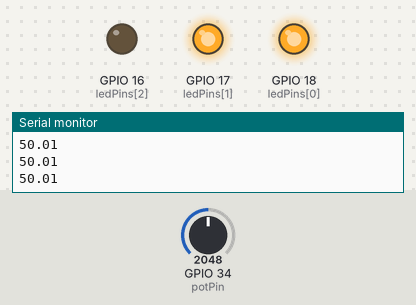
Simulated run of this sketch. Board: ESP32. On the bench: output pins drawn as LEDs (lit = HIGH), the last lines printed to the serial monitor. The test bench sets the inputs (shaded band); at power-on: GPIO 34 (potPin) = 2048.

Above: at 1.2 s.
1.3 s: GPIO 34 (potPin) set to 1984
At 1.7 s:
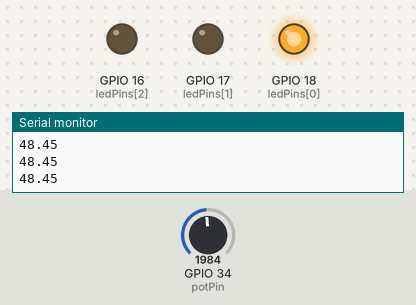
2.8 s: GPIO 34 (potPin) set to 1074
4.3 s: GPIO 34 (potPin) set to 962
At 5.1 s:
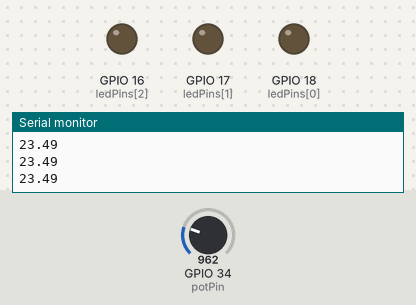
5.8 s: GPIO 34 (potPin) set to 3603
At 6.3 s:
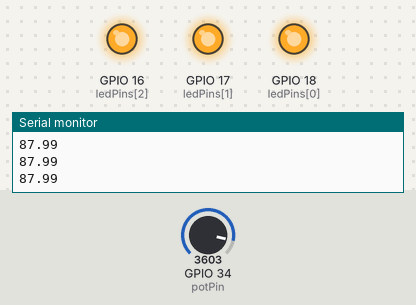
7.3 s: GPIO 34 (potPin) set to 3112
8.8 s: GPIO 34 (potPin) set to 3035
At 9.8 s:
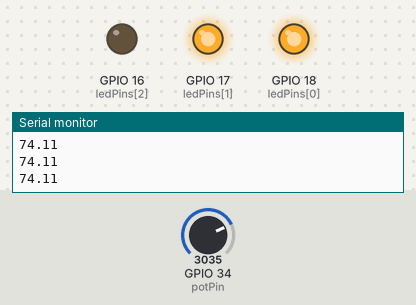
Timing chart, 0 to 11.3 s (numbered marks = the images above; inputs shaded):
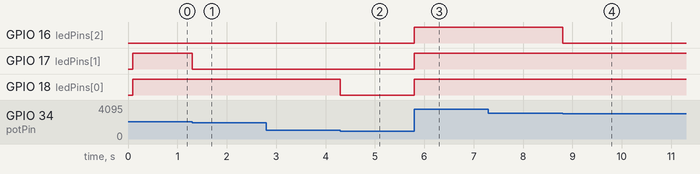

Measured:
- the behaviour switches between 2048 and 2047 on GPIO 34 (potPin) (found by bisection; images 0 and 1)
- the behaviour switches between 1024 and 1023 on GPIO 34 (potPin) (found by bisection; images 1 and 2)
- the behaviour switches between 3072 and 3071 on GPIO 34 (potPin) (found by bisection; images 3 and 4)
- after the input at 1.3 s, GPIO 17 (ledPins[1]): HIGH → LOW at once
- after the input at 4.3 s, GPIO 18 (ledPins[0]): HIGH → LOW at once
- after the input at 5.8 s, GPIO 16 (ledPins[2]), GPIO 17 (ledPins[1]), GPIO 18 (ledPins[0]): LOW → HIGH at once
- after the input at 8.8 s, GPIO 16 (ledPins[2]): HIGH → LOW at once

The sketch:

led-bar.ino
```cpp
const int potPin = 34;
const int ledCount = 3;
const int ledPins[ledCount] = { 18, 17, 16 };
const int thresholds[ledCount] = { 25, 50, 75 };
const unsigned long readInterval = 100;

unsigned long lastRead = 0;

float readPercent(int pin) {
  int rawValue = analogRead(pin);
  return rawValue * 100.0 / 4095;
}

void updateLeds(float percent) {
  for (int i = 0; i < ledCount; i++) {
    digitalWrite(ledPins[i], percent >= thresholds[i]);
  }
}

void setup() {
  Serial.begin(115200);
  for (int i = 0; i < ledCount; i++) {
    pinMode(ledPins[i], OUTPUT);
  }
}

void loop() {
  unsigned long now = millis();
  if (now - lastRead >= readInterval) {
    lastRead = now;
    float percent = readPercent(potPin);
    Serial.println(percent);
    updateLeds(percent);
  }
}
```
